Frame 1 (no input): blank canvas, image omitted
Frame 60 (no input): blank canvas, image omitted
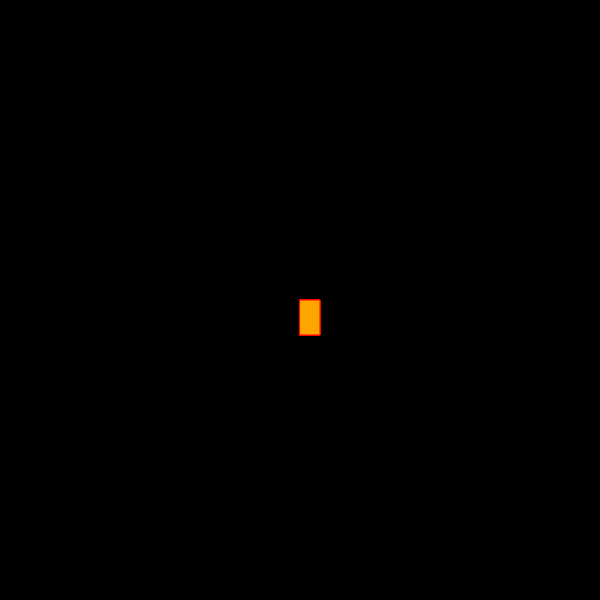
Frame 120 (the mouse pressed at the canvas centre since frame 60)

The p5.js sketch whose frames 1 and 60 were blank and that drew this single picture after the mouse press (run headless with seeded random() and noise() and a simulated clock; from frame 60 on, the mouse is pressed at the canvas centre):

// p5.js sketch
// ── sketch.js
function setup() {
    createCanvas(600, 600);
    background("black");
  }
  
  function draw() {
    stroke("red");
    fill("orange");
    
    if(mouseIsPressed){
      rect(mouseX, mouseY, 20, 35);
    }
    
  }
  
